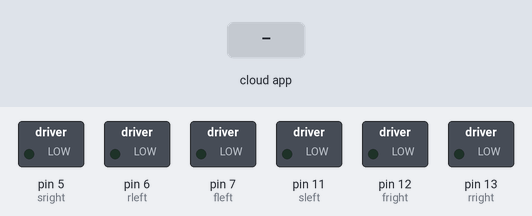
The sketch below on a simulated Arduino Uno, built with avr-gcc and run on an emulated ATmega328P. Parts: switched loads named in the sketch (green lamp = pin HIGH). The inputs (shaded band) are chosen by the test bench. The ROS host is connected and sends only what is stated.

Above: at 1.2 s.
1.3 s: the phone or cloud app sets left to 45
At 2.0 s:
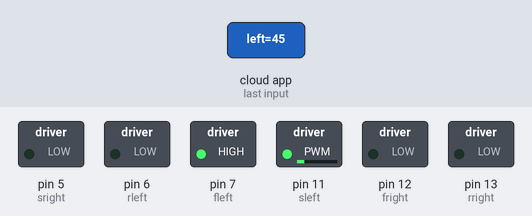
2.8 s: the phone or cloud app sets right to 45
At 3.2 s:
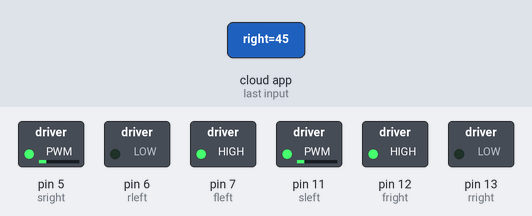
4.3 s: the phone or cloud app sets left to 0
At 5.5 s:
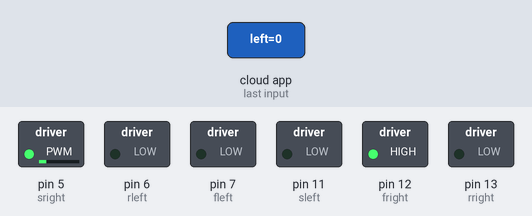
5.8 s: the phone or cloud app sets right to 90
At 6.6 s:
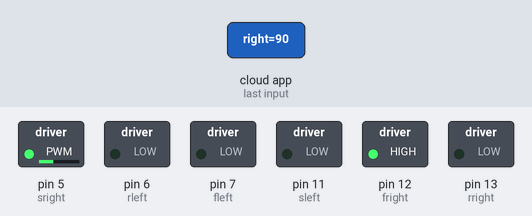
7.3 s: the phone or cloud app sets left to 90
At 7.8 s:
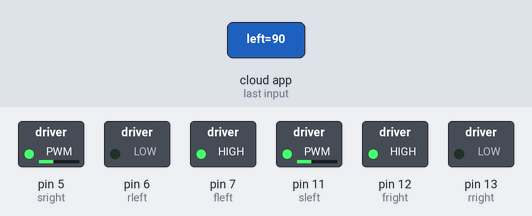
8.8 s: the phone or cloud app sets right to 0
At 10.2 s:
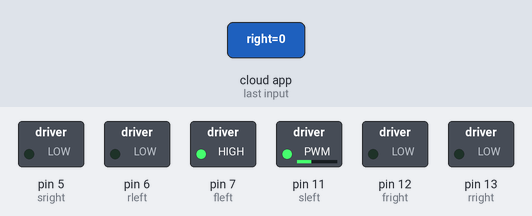
Timing chart, 0 to 11.3 s (numbered marks = the images above; inputs shaded):
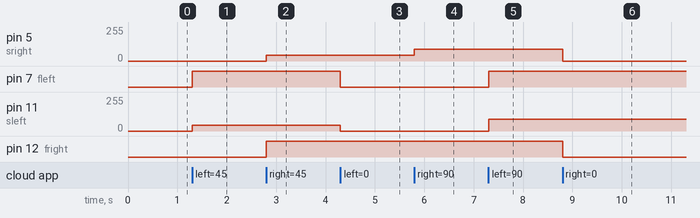

Measured:
- after the input at 1.3 s, pin 7 (fleft): LOW → HIGH at once; pin 11 (sleft): 0/255 → 45/255 at once
- after the input at 2.8 s, pin 5 (sright): 0/255 → 45/255 at once; pin 12 (fright): LOW → HIGH at once
- after the input at 4.3 s, pin 7 (fleft): HIGH → LOW at once; pin 11 (sleft): 45/255 → 0/255 at once
- after the input at 5.8 s, pin 5 (sright): 45/255 → 90/255 at once
- after the input at 7.3 s, pin 7 (fleft): LOW → HIGH at once; pin 11 (sleft): 0/255 → 90/255 at once
- after the input at 8.8 s, pin 5 (sright): 90/255 → 0/255 at once; pin 12 (fright): HIGH → LOW at once

The sketch:

RosMotorControl.ino
```cpp
/*
 * rosserial Servo Control Example
 *
 * This sketch demonstrates the control of hobby R/C servos
 * using ROS and the arduiono
 *
 * For the full tutorial write up, visit
 * www.ros.org/wiki/rosserial_arduino_demos
 *
 * For more information on the Arduino Servo Library
 * Checkout :
 * http://www.arduino.cc/en/Reference/Servo
 */

#if (ARDUINO >= 100)
 #include <Arduino.h>
#else
 #include <WProgram.h>
#endif

#include <ros.h>
#include <std_msgs/Int16.h>

ros::NodeHandle  nh;

int fleft = 7;
int rleft = 6;
int sleft = 11;
int fright = 12;
int rright = 13;
int sright = 5;

void leftCallBack( const std_msgs::Int16& cmd_msg){

  if(cmd_msg.data > 0 && cmd_msg.data < 255){
     digitalWrite(fleft, HIGH);
     digitalWrite(rleft, LOW);
     analogWrite(sleft, cmd_msg.data);

  }else if(cmd_msg.data < 0 && cmd_msg.data > -255){
     digitalWrite(fleft, LOW);
     digitalWrite(rleft, HIGH);
     analogWrite(sleft, -cmd_msg.data);
  }else{
    digitalWrite(fleft, LOW);
     digitalWrite(rleft, LOW);
     analogWrite(sleft, 0);
  }
}

void rightCallBack( const std_msgs::Int16& cmd_msg){

  if(cmd_msg.data > 0 && cmd_msg.data < 255){
     digitalWrite(fright, HIGH);
     digitalWrite(rright, LOW);
     analogWrite(sright, cmd_msg.data);

  }else if(cmd_msg.data < 0 && cmd_msg.data > -255){
     digitalWrite(fright, LOW);
     digitalWrite(rright, HIGH);
     analogWrite(sright, -cmd_msg.data);
  }else{
    digitalWrite(fright, LOW);
     digitalWrite(rright, LOW);
     analogWrite(sright, 0);
  }
}


ros::Subscriber<std_msgs::Int16> subl("left", leftCallBack);
ros::Subscriber<std_msgs::Int16> subr("right", rightCallBack);

void setup(){
  pinMode(fleft, OUTPUT);
  pinMode(rleft, OUTPUT);
  pinMode(sleft, OUTPUT);
  pinMode(fright, OUTPUT);
  pinMode(rright, OUTPUT);
  pinMode(sright, OUTPUT);

  nh.initNode();
  nh.getHardware()->setBaud(9600);
  nh.subscribe(subl);
  nh.subscribe(subr);

}

void loop(){
  nh.spinOnce();
  delay(1);
}
```
